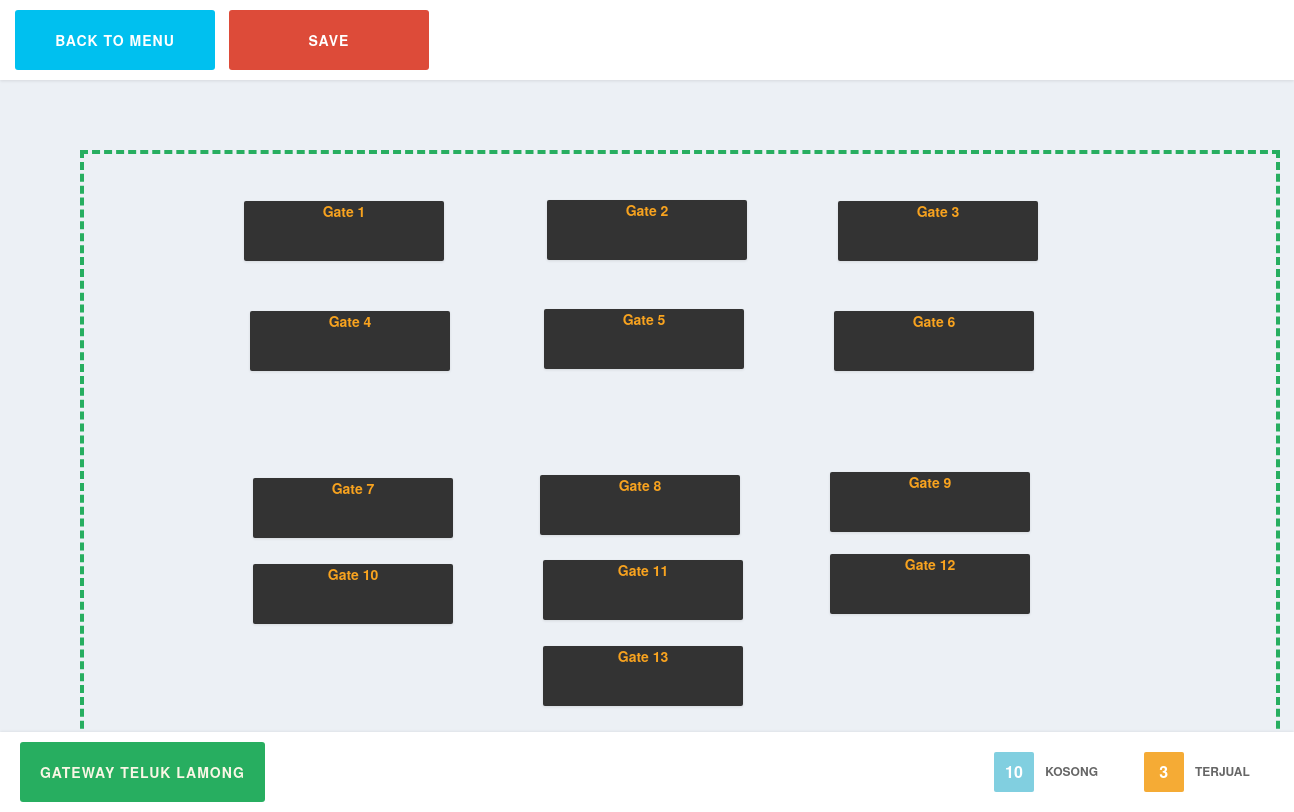
Screenshot of /controllers/table.php (signed in) with the database file from the repository.
### tables this page shows
CREATE TABLE IF NOT EXISTS `tables` (
`table_id` int(11) NOT NULL,
  `tt_id` int(11) NOT NULL,
  `table_name` varchar(100) NOT NULL,
  `table_ip` varchar(100) NOT NULL,
  `data_x` int(11) NOT NULL,
  `data_y` int(11) NOT NULL,
  `table_description` text NOT NULL,
  `table_status` int(11) NOT NULL
);

### models/table_model.php (called while the page is built, shortened)
<?php
function select_table($building_id){
	$q3 = mysql_query("select a.* , c.tb_name, b.tt_color
						from tables a
						join table_types b on b.tt_id = a.tt_id
						join table_blocks c on c.tb_id = b.tb_id
						where c.building_id = '".$building_id."' order by a.table_id");
	return $q3;
}
function get_first_building_id(){
	$query = mysql_query("select min(building_id) as result from buildings");
	$row = mysql_fetch_array($query);
	$result = ($row['result']) ? $row['result'] : 0 ;
	return $result;
}
function get_building_name($building_id){
	$query = mysql_query("select building_name as result from buildings where building_id = '$building_id'");
	$row = mysql_fetch_array($query);
	$result = ($row['result']);
	return $result;
}
?>

### views/table/list.php (the view, shortened to what this page needs)
<!doctype html>
<html lang="en">
<head>
<link rel="stylesheet" type="text/css" href="../css/style_table.css" />
 <link rel="stylesheet" type="text/css" href="../css/tooltip/tooltip-classic.css" />
 		<link rel="stylesheet" type="text/css" href="../css/button_component/normalize.css" />
		<link rel="stylesheet" type="text/css" href="../css/button_component/demo.css" />
		<link rel="stylesheet" type="text/css" href="../css/button_component/component.css" />
		<link rel="stylesheet" type="text/css" href="../css/button_component/content.css" />
      <link href="../css/bootstrap.min.css" rel="stylesheet" type="text/css" />
       <link rel="stylesheet" type="text/css" href="../css/lookup/bootstrap-select.css">
        <link rel="stylesheet" type="text/css" href="../css/progress_button/component.css" />
</head>
<body margin-left="0" margin-top="0">
 <div class="header_fixed">
					<div class="morph-button morph-button-modal morph-button-modal-3 morph-button-fixed">
						<button class="blue_color_button" type="button"  onClick="javascript: window.location.href = 'home.php'; ">BACK TO MENU</button>
					</div>
					<div class="morph-button morph-button-modal morph-button-modal-3 morph-button-fixed">
						 <button class="progress-button red_color_button" data-style="shrink" data-horizontal onClick="save_all_position(); ">SAVE</button>
					</div>
 </div>
 <div class="border_meja_edit">
 </div>
<div id="content_new">
	<?php
	$query =  select_table($building_id);
	while($row = mysql_fetch_array($query)){
	?>
	<div id="makeMeDraggable_<?= $row['table_id']?>" class="meja1" style="background-color:<?= $row['tt_color']?>">
			<div class="meja_title">
			<?= $row['table_name']?></div>
	 </div>
	<?php
	}
	?>
</div>
 <div class="footer_fixed">
			<div class="morph-button morph-button-sidebar morph-button-fixed">
			<button type="button" class="green_color_button"><?= $building_name?></button>
		</div>
        <?php
        include 'color_item.php';
		?>
        </div>
</body>
</html>

### css/style_table.css (style rules this page uses)
.border_meja_edit { width:1200px; position:absolute; margin-left:80px; margin-top:150px; border:4px #27AE60 dashed; margin-bottom:150px; }
.meja1 { border-radius:2px; display: table; padding-left: 10px; padding-right: 10px; padding-bottom: 5px; min-width:200px; min-height: 60px; }
.meja_title { text-align:center; font-weight:bold; color:#F8A31F; }

### css/tooltip/tooltip-classic.css (style rules this page uses)
html, body { margin:0; height:100%; font-family: arial; }
#content_new { height: 100%; margin-left:0px; ,margin-top :0px; width:100%; }

### css/button_component/demo.css (style rules this page uses)
*, *:after, *:before { -webkit-box-sizing: border-box; -moz-box-sizing: border-box; box-sizing: border-box; }
body { position: relative; background:#ecf0f5; color: #faf1e0; font-size: 100%; line-height: 1.25; font-weight: 300; font-family: 'Lato', Arial, sans-serif; }
a, button { color: #553445; text-decoration: none; outline: none; }

### css/button_component/component.css (style rules this page uses)
.red_color_button { background-color:#dd4b39 !important; color:#fff !important; border-radius:3px; }
.blue_color_button { background-color:#00c0ef !important; color:#fff !important; border-radius:3px; }
.green_color_button { border-radius:3px; font-size:14px !important; width:auto !important; padding-left:20px !important; padding-right:20px !important; }
.header_fixed { height:80px; width:100%; background:#fff; position:fixed; z-index:1000; box-shadow:rgba(0, 0, 0, 0.0980392) 0 1px 3px; }
.footer_fixed { height:80px; width:100%; background:#fff; z-index:1000; margin-bottom:0; bottom:0; position:fixed; box-shadow:rgba(0, 0, 0, 0.0980392) 0 0px 3px; }
.morph-button { position: relative; display: block; margin: 0 auto; }
.morph-button > button { position: relative; padding: 0 1em; border: none; background-color: #27AE60; color: #f9f6e5; text-transform: uppercase; letter-spacing: 1px; font-weight: 700; line-height: 60px; overflow: hidden; }
.morph-button-fixed, .morph-button-fixed .morph-content { width: 180px; }
.morph-button-fixed > button { z-index: 1000; width: 100%; height: 100%; -webkit-transition: opacity 0.1s 0.5s; transition: opacity 0.1s 0.5s; position:fixed; width: 200px; height: 60px; }
.morph-button-modal::before { position: fixed; top: 0; left: 0; z-index: 800; width: 100%; height: 100%; background: rgba(0,0,0,0.5); content: ''; opacity: 0; -webkit-transition: opacity 0.5s; transition: opacity 0.5s; pointer-events: none; }
.morph-button.morph-button-modal-2, .morph-button.morph-button-modal-3 { display: inline-block; margin: 10px 15px; }
.morph-button-modal-2 > button, .morph-button-modal-2 .morph-content, .morph-button-modal-3 > button, .morph-button-modal-3 .morph-content { background-color: #fef0e3; color: #27AE60; }
.morph-button-sidebar, .morph-button-sidebar .morph-content { width: 60px; height: 60px; }
.morph-button-sidebar { position: fixed; bottom: 10px; left: 20px; }
.morph-button-sidebar > button { line-height: 60px; font-size: 1.6em; padding: 0; }

### css/progress_button/component.css (style rules this page uses)
*, *:after, *::before { -webkit-box-sizing: border-box; -moz-box-sizing: border-box; box-sizing: border-box; }
.progress-button { position: relative; display: inline-block; padding: 0 60px; outline: none; border: none; background: #1d9650; color: #fff; text-transform: uppercase; letter-spacing: 1px; font-size: 1em; line-height: 4; }
.progress-button[data-style="shrink"] { overflow: hidden; -webkit-transition: -webkit-transform 0.2s; transition: transform 0.2s; }

### rows the page displays
tables: table_name "Gate 1"
tables: table_name "Gate 2"
tables: table_name "Gate 3"
tables: table_name "Gate 4"
tables: table_name "Gate 5"
tables: table_name "Gate 6"
tables: table_name "Gate 7"
tables: table_name "Gate 8"
tables: table_name "Gate 9"
tables: table_name "Gate 10"
tables: table_name "Gate 11"
tables: table_name "Gate 12"
tables: table_name "Gate 13"

### other values shown
$building_name "GATEWAY TELUK LAMONG"
get_item_kosong($building_id) "10"
get_item_terjual($building_id) "3"
